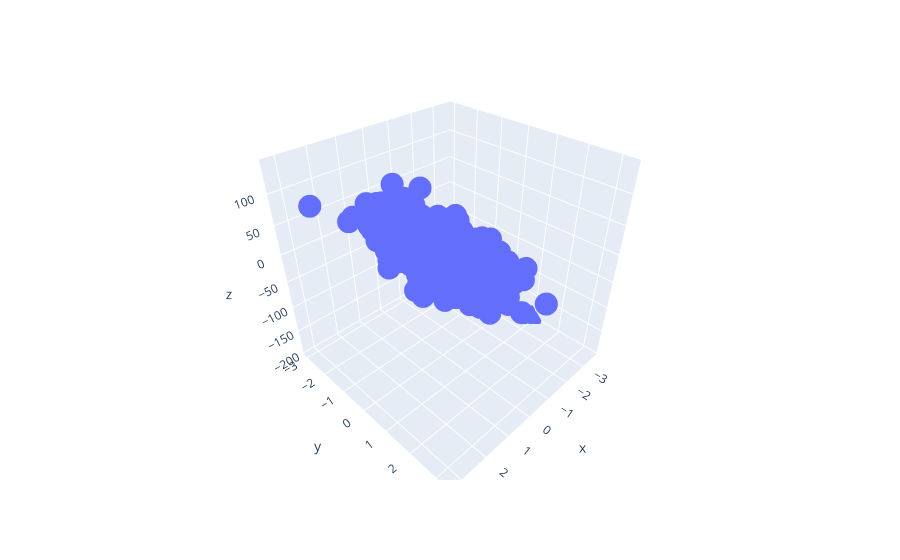

Notebook cell for this chart:
### Code cell
px.scatter_3d(x = df['f1'], y = df['f2'], z = df['T']).show()

### Figure 1 — Plotly figure (JSON) as saved in the notebook; plotly's stock layout.template omitted (floating-point values rounded to 4 significant figures; data arrays with more than 128 entries replaced by an {"elided": "..."} marker saying what was removed)
{"data": [{"hovertemplate": "x=%{x}<br>y=%{y}<br>z=%{z}<extra></extra>", "legendgroup": "", "marker": {"color": "#636efa", "symbol": "circle"}, "mode": "markers", "name": "", "scene": "scene", "showlegend": false, "type": "scatter3d", "x": {"elided": "400 float values"}, "y": {"elided": "400 float values"}, "z": {"elided": "400 float values"}}], "layout": {"legend": {"tracegroupgap": 0}, "margin": {"t": 60}, "scene": {"domain": {"x": [0, 1], "y": [0, 1]}, "xaxis": {"title": {"text": "x"}}, "yaxis": {"title": {"text": "y"}}, "zaxis": {"title": {"text": "z"}}}}}
